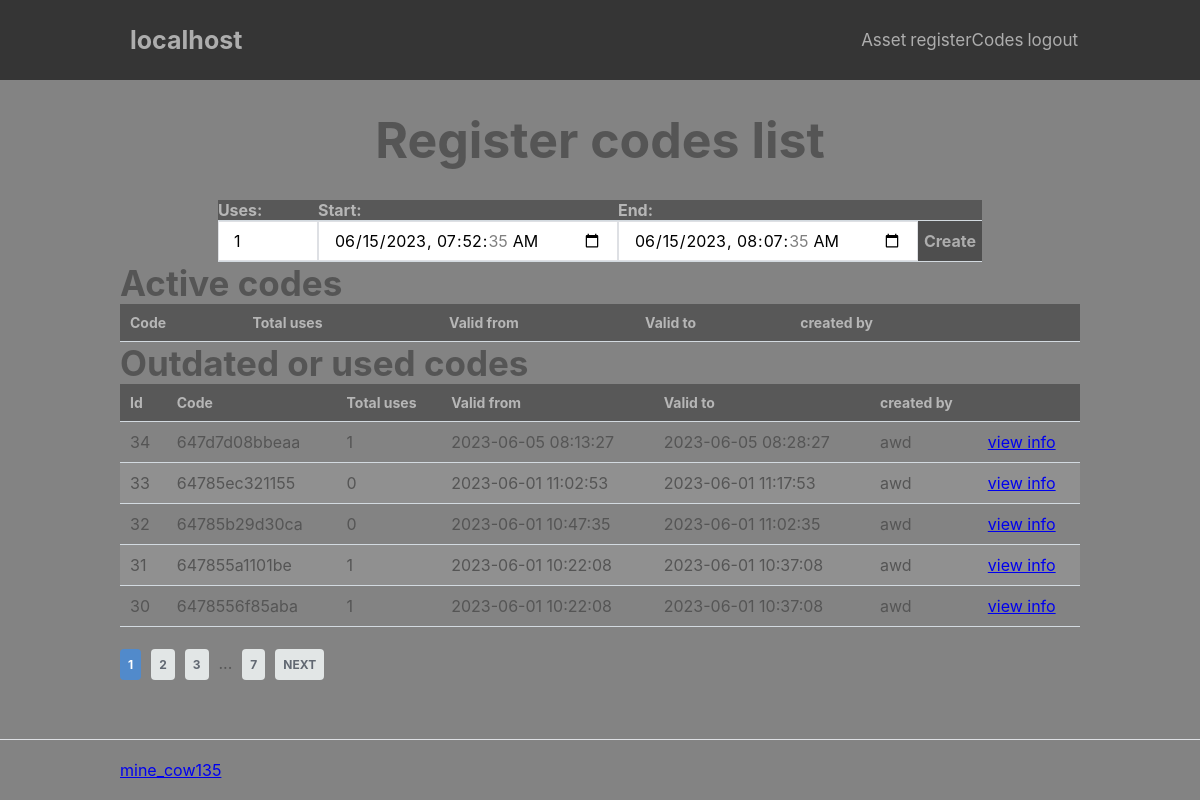
Screenshot of /index.php?page=adm/registerCodes/list (signed in) with the database file from the repository.
### tables this page shows
CREATE TABLE `userPermission` (
  `id` int NOT NULL,
  `userId` int NOT NULL,
  `siteId` int NOT NULL,
  `permissionId` int NOT NULL,
  `header` tinyint(1) NOT NULL DEFAULT '0',
  `dateStart` datetime NOT NULL DEFAULT CURRENT_TIMESTAMP,
  `dateEnd` datetime DEFAULT NULL
);

CREATE TABLE `permission` (
  `id` int NOT NULL,
  `permissionName` varchar(30) NOT NULL,
  `permissionCategory` varchar(20) NOT NULL,
  `page` varchar(50) DEFAULT NULL,
  `dropdown` varchar(20) DEFAULT NULL,
  `placement` int DEFAULT NULL,
  `permissionDescription` varchar(100) DEFAULT NULL
);

CREATE TABLE `registerCodes` (
  `id` int NOT NULL,
  `code` varchar(15) NOT NULL,
  `createdBy` int NOT NULL,
  `TotalUses` int NOT NULL,
  `disabled` tinyint(1) NOT NULL DEFAULT '0',
  `start` datetime NOT NULL DEFAULT CURRENT_TIMESTAMP,
  `end` datetime NOT NULL
);

CREATE TABLE `users` (
  `id` int NOT NULL,
  `username` varchar(100) NOT NULL,
  `email` varchar(100) NOT NULL,
  `password` text,
  `discordId` varchar(50) DEFAULT NULL,
  `date_time` datetime NOT NULL DEFAULT CURRENT_TIMESTAMP,
  `enbled` tinyint(1) NOT NULL DEFAULT '1'
);

### index.php (called while the page is built, shortened)
<?php
include 'functions.php';
$page = isset($_GET['page']) && file_exists('pages/' . $_GET['page'] . '.php') ? $_GET['page'] : 'home';
include 'pages/' . $page . '.php';

### pages/adm/registerCodes/list.php (the view, shortened to what this page needs)
<?php
headerr('Register codes', "registerCodes");
?>
<?php
$date = date("Y-m-d H:i:s");
$d=strtotime("+15 min");
$date15 = date("Y-m-d H:i:s", $d);
$sql = "SELECT registerCodes.id, registerCodes.code, registerCodes.createdBy, users.username, registerCodes.totalUses, registerCodes.start, registerCodes.end FROM registerCodes LEFT JOIN users ON registerCodes.createdBy = users.id ORDER BY `registerCodes`.`start` DESC";
    $stmt = $pdo->prepare($sql);
    $stmt->execute();
    $code = $stmt->fetchAll(PDO::FETCH_ASSOC);
$allcodes = in_array("registerCodes.all", array_column($_SESSION["permissions"], 'permissionName'));
?>
<div class="content-wrapper-center">
    <h1 class="head">Register codes list</h1>
</div>
<div class="content-wrapper2">
    <div class="createCode">
        <form action="" method="post">
            <table>
                <thead>
                    <tr>
                        <td><label for="uses">Uses: </label></td>
                        <td><label for="start">Start: </label></td>
                        <td><label for="end">End: </label></td>
                        <td></td>
                    </tr>
                </thead>
                <tr>
                    <td><input type="number" name="uses" id="uses" value="1" min="1"></td>
                    <td><input type="datetime-local" name="start" id="start" value="<?= $date ?>" min="<?= $date ?>"></td>
                    <td><input type="datetime-local" name="end" id="end" value="<?= $date15 ?>" min="<?= $date ?>"></td>
                    <td><button type="submit">Create</button></td>
                </tr>
            </table>
        </form>
    </div>
    <?php
        foreach ($code as $i) {
            if ((($i["createdBy"] == $_SESSION["id"]) || $allcodes) && ((0 < $i["totalUses"] && $date >= $i["start"] && $date >= $i["end"] ) || 1 > $i["totalUses"])) {
                $used[] = $i;
            }
        }
    ?>
<?php
    $num_on_page = 5;
?>
<h3>Active codes</h3>
    <form action="" method="post">
        <table>
            <thead>
                <tr>
                    <td>Code</td>
                    <td>Total uses</td>
                    <td>Valid from</td>
                    <td>Valid to</td>
                    <?php
                if ($allcodes) {
                    ?>
                    <td>created by</td>
                <?php
                }
                ?>
                    <td></td>
                    <td></td>
                </tr>
            </thead>
        </table>
    </form>
    <?php
    if (!empty($used)) {
        $used_g = count($used);
        $used_p = isset($_GET['used']) && is_numeric($_GET['used']) ? $_GET['used'] : 1;
        $array_start = ($used_p - 1) * $num_on_page;
        $array_part = array_slice($used, $array_start, $num_on_page);
    }
?>
<h3>Outdated or used codes</h3>
    <table>
        <thead>
            <tr>
                <td>Id</td>
                <td>Code</td>
                <td>Total uses</td>
                <td>Valid from</td>
                <td>Valid to</td>
                <?php
                if ($allcodes) {
                    ?>
                <td>created by</td>
            <?php
                }
            ?>
                <td></td>
            </tr>
        </thead>
    <?php
        foreach ($array_part as $i) {
            if ((($i["createdBy"] == $_SESSION["id"]) || $allcodes) && ((0 < $i["totalUses"] && $date >= $i["start"] && $date >= $i["end"] ) || 1 > $i["totalUses"])) {
                ?>
                <tr>
                    <td><?= $i["id"] ?></td>
                    <td><?= $i["code"] ?></td>
                    <td><?= $i["totalUses"] ?></td>
                    <td><?= $i["start"] ?></td>
                    <td><?= $i["end"] ?></td>
                    <?php
                if ($allcodes) {
                    ?>
                    <td><?= $i["username"] ?></td>
                    <?php
                }
                    ?>
                    <td><a href="index.php?page=adm/registerCodes/used&id=<?= $i["id"] ?>">view info</a></td>
                </tr>
                <?php
            }
        }
    ?>
    </table>
<div>
    <?php if (ceil($used_g / $num_on_page) > 0): ?>
        <ul class="pagination">
            <li class="currentpage"><a href="index.php?page=adm/registerCodes/list&active=<?= $_GET["active"] ?>&used=<?php echo $used_p ?>"><?php echo $used_p ?></a></li>
            <?php if ($used_p+1 < ceil($used_g / $num_on_page)+1): ?><li class="page"><a href="index.php?page=adm/registerCodes/list&active=<?= $_GET["active"] ?>&used=<?php echo $used_p+1 ?>"><?php echo $used_p+1 ?></a></li><?php endif; ?>
            <?php if ($used_p+2 < ceil($used_g / $num_on_page)+1): ?><li class="page"><a href="index.php?page=adm/registerCodes/list&active=<?= $_GET["active"] ?>&used=<?php echo $used_p+2 ?>"><?php echo $used_p+2 ?></a></li><?php endif; ?>
            <?php if ($used_p < ceil($used_g / $num_on_page)-2): ?>
                <li class="dots">...</li>
                <li class="end"><a href="index.php?page=adm/registerCodes/list&active=<?= $_GET["active"] ?>&used=<?php echo ceil($used_g / $num_on_page) ?>"><?php echo ceil($used_g / $num_on_page) ?></a></li>
            <?php endif; ?>
            <?php if ($used_p < ceil($used_g / $num_on_page)): ?>
                <li class="next"><a href="index.php?page=adm/registerCodes/list&active=<?= $_GET["active"] ?>&used=<?php echo $used_p+1 ?>">Next</a></li>
            <?php endif; ?>
        </ul>
    <?php endif; ?>
</div>
</div>
<?= template_footer() ?>

### functions.php (shortened to what this page needs)
<?php
    function pdo_connect_mysql() {
        try {
        	return new PDO("mysql:host=" . $DATABASE_HOST . ";dbname=" . $DATABASE_NAME . ";charset=utf8", $DATABASE_USER, $DATABASE_PASS);
        } catch (PDOException $exception) {
        	echo "Failed to connect to database!";
            exit("Failed to connect to database!");
        }
    }
    function headerr($title, $permissionName)
    {
        $namechoice = 2;
        $namearr["1"] = "Template";
        $namearr["2"] = $_SERVER["HTTP_HOST"];
        $name = $namearr["$namechoice"];
        $pdo = pdo_connect_mysql();
        $root = $_SERVER['WEB_ROOT'] = str_replace("index.php",'',$_SERVER['SCRIPT_NAME']);
        $sql = "SELECT userPermission.id, userPermission.userId, userPermission.siteId, userPermission.permissionId, userPermission.header, userPermission.dateStart, userPermission.dateEnd, users.username, sites.siteName, permission.permissionName, permission.page, permission.dropdown, permission.placement FROM userPermission LEFT JOIN users ON userPermission.userId = users.id LEFT JOIN sites ON userPermission.siteId = sites.id LEFT JOIN permission ON userPermission.permissionId = permission.id WHERE userPermission.userId = :userId AND dateStart < :date AND (dateEnd > :date OR dateEnd IS NULL) AND (siteId = :siteId OR siteId = 0) ORDER BY permission.placement";
        $stmt = $pdo->prepare($sql);
        $date = date("Y-m-d H:i:s");
        if ($_SESSION["id"]) {
            $userId = $_SESSION["id"];
        }
        else {
            $userId = 0;
        }
        $stmt->bindValue(':userId', $userId);
        $stmt->bindValue(':date', $date);
        $stmt->bindValue(':siteId', $_SESSION["siteId"]);
        $stmt->execute();
        $permissions = $stmt->fetchAll(PDO::FETCH_ASSOC);
        echo '
        <!DOCTYPE html>
        <html lang="en">
            <head>
                <meta charset="utf-8">
                <title>' . $title . '</title>
                <link href="' . $root . 'css/import.css" rel="stylesheet" type="text/css">
                <link rel="shortcut icon" href="img/logo.png" />
            </head>
            <body>
                <header>
                    <div class="content-wrapper">
                            <a href="index.php">
                                <img src="img/logo.png" height="70px" alt="">
                                <h1>' . $name . '</h1>
                            </a>
                            <nav>
                        ';
                        foreach ($permissions as $i) {
                            if ($i["header"] == true) {
                                ?>
                                <a href="index.php?page=<?=$i['page']?>"><?=$i['permissionName']?></a>
                                <?php
                            }
                        }
        echo '
                    </nav>
                </div>
            </header>
            <main>
    ';
    }
    function template_footer() {
        echo '
                </main>
                <footer>
                    <div class="content-wrapper">
                        <a href="https://github.com/minecow135">mine_cow135</a>
                    </div>
                </footer>
            </body>
        </html>
        ';
    }
?>

### css/var.css (style rules this page uses)
* { --color_bg_background: #838383; --color_border: #dee0e4; --color_confirm: #38b673; --color_confirm_hover: #32a367; --color_txt_h_1: #adadad; --color_txt_h_2: #555555; --color_txt_p_1: #adadad; --color_txt_p_2: #555555; --color_txt_p_1: #cacaca; --size_tx_h1_1: 50px; --size_tx_h1_2: ; --size_tx_h1_3: 25px; --size_tx_h2_1: 40px; --size_tx_h2_2: 30px; --size_tx_h2_3: ; --size_tx_h3_1: 35px; --size_tx_h3_2: ; --size_tx_h3_3: ; --size_tx_h4_1: 30px; --size_tx_h4_2: ; --size_tx_h4_3: ; --size_tx_h5_1: 25px; --size_tx_h5_2: ; --size_tx_h5_3: ; --size_tx_h6_1: 20px; --size_tx_h6_2: ; --size_tx_h6_3: ; --size_text_header_h1: 25px; --size_text_header: 17px; --size_text_header_span: 12px; --size_item_span: 16px; --place_item_span_top: 22px; --place_item_span_right: 0px; --color_bg_header: #353535; --color_h_table: #b6b6b6; --color_bg_box: #5e5d5d; --color_bg_box_submit: #4e4e4e; --color_bg_box_submit_hover:#3b3b3b; }

### css/style.css (style rules this page uses)
* { box-sizing: border-box; font-family: -apple-system, BlinkMacSystemFont, "segoe ui", roboto, oxygen, ubuntu, cantarell, "fira sans", "droid sans", "helvetica neue", Arial, sans-serif; font-size: 16px; -webkit-font-smoothing: antialiased; -moz-osx-font-smoothing: grayscale; box-sizing: border-box }
html { height: 100%; width: 100%; background-color: var(--color_bg_background); }
body { position: relative; min-height: 100vh; color: #555555; margin: 0; margin-bottom: 20px; }
h1, h2, h3, h4, h5 { color: var(--color_txt_h_2); margin: 0; }
h1 { font-size: var(--size_tx_h1_1); padding: 30px; }
h3 { font-size: var(--size_tx_h3_1); }
.content-wrapper, .content-wrapper-center { width: 80%; margin: 0 auto; display: flex; flex-wrap: wrap; }
.content-wrapper-center { justify-content: center; }
.content-wrapper2, .content-wrapper2-center { width: 80%; margin: 0 auto; display: flex; flex-wrap: wrap; flex-direction: column; }

### css/header.css (style rules this page uses)
header { background-color: var(--color_bg_header); }
header .content-wrapper { display: flex; align-items: center; position: relative; }
header .content-wrapper a { display: flex; align-items: center; justify-content: center; color: inherit; }
header .content-wrapper a h1 { font-size: var(--size_text_header_h1); padding: 0; color: inherit; }
header { color: var(--color_txt_h_1); }
header a { text-decoration: none; }
header nav { display: flex; flex-grow: 1; flex-basis: 0; justify-content: flex-end; align-items: center; position: relative; }
header nav a { text-decoration: none; color: inherit; margin: 0 2px; font-size: var(--size_text_header); }
footer { position: absolute; bottom: 0; border-top: 1px solid var(--color_border); padding: 20px 0; width: 100%; }

### css/table.css (style rules this page uses)
table { width: 100%; padding-top: 30px; border-collapse: collapse; }
table thead { background-color: #585858; border-bottom: 1px solid #d3dae0; }
table thead td { padding: 10px; font-weight: bold; color: var(--color_h_table); font-size: 14px; }
table tbody tr { border-bottom: 1px solid #d3dae0; }
table tbody tr:nth-child(even) { background-color: #909090; }
table tbody tr td { padding: 10px; }

### css/pagination.css (style rules this page uses)
.pagination { list-style-type: none; padding: 10px 0; display: inline-flex; justify-content: space-between; box-sizing: border-box; }
.pagination li { box-sizing: border-box; padding-right: 10px; }
.pagination li a { box-sizing: border-box; background-color: #e2e6e6; padding: 8px; text-decoration: none; font-size: 12px; font-weight: bold; color: #616872; border-radius: 4px; }
.pagination .next a, .pagination .prev a { text-transform: uppercase; font-size: 12px; }
.pagination .currentpage a { background-color: #518acb; color: #fff; }

### css/createcode.css (style rules this page uses)
.createCode { width: 100%; display: flex; justify-content: center; }
.createCode form input { height: 40px; border: 1px solid var(--color_border); padding: 0 15px; }
.createCode form input[type="number"] { width: 100px; }
.createCode form input[type="datetime-local"] { width: 300px; }
.createCode form button { height: 40px; background-color: var(--color_bg_box_submit); border: 0; cursor: pointer; font-weight: bold; color: var(--color_txt_h_1); transition: background-color 0.2s; }
.createCode table { width: 100%; padding-top: 30px; border-collapse: collapse; }
.createCode table thead { background-color: #585858; border-bottom: 1px solid #d3dae0; }
.createCode table thead td { padding: 0px; font-weight: bold; color: var(--color_h_table); font-size: 14px; }
.createCode table tbody tr { border-bottom: 1px solid #d3dae0; }
.createCode table tbody tr td { padding: 0px; }

### rows the page displays
userpermission: permissionId.permissionName "Asset"
userpermission: permissionId.permissionName "registerCodes"
userpermission: permissionId.permissionName "logout"
registercodes: id "34", code "647d7d08bbeaa", TotalUses "1", start "2023-06-05 08:13:27", end "2023-06-05 08:28:27", createdBy.username "awd"
registercodes: id "33", code "64785ec321155", TotalUses "0", start "2023-06-01 11:02:53", end "2023-06-01 11:17:53", createdBy.username "awd"
registercodes: id "32", code "64785b29d30ca", TotalUses "0", start "2023-06-01 10:47:35", end "2023-06-01 11:02:35", createdBy.username "awd"
registercodes: id "31", code "647855a1101be", TotalUses "1", start "2023-06-01 10:22:08", end "2023-06-01 10:37:08", createdBy.username "awd"
registercodes: id "30", code "6478556f85aba", TotalUses "1", start "2023-06-01 10:22:08", end "2023-06-01 10:37:08", createdBy.username "awd"

### other values shown
$name "localhost"
$used_p "1"
$used_p+1 "2"
$used_p+2 "3"
ceil($used_g / $num_on_page) "7"
